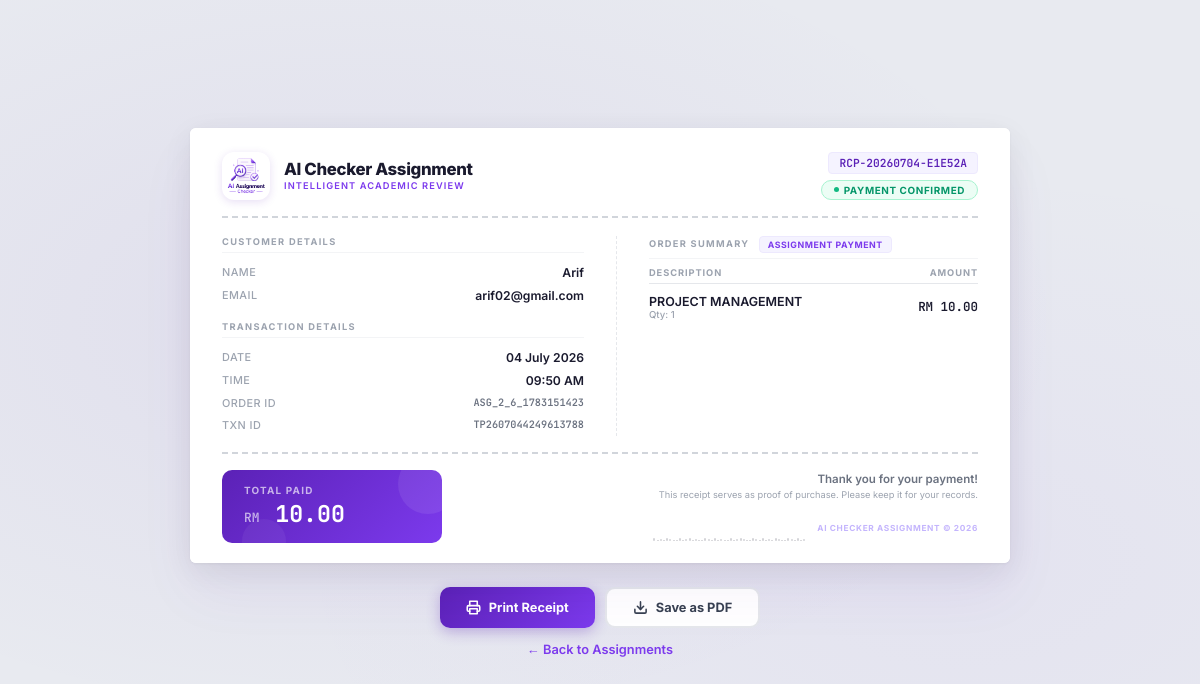
Screenshot of /view_receipt.php?id=12 (signed in) with the database file from the repository.
### tables this page shows
CREATE TABLE `payment_transactions` (
  `id` int(11) NOT NULL,
  `user_id` int(11) NOT NULL,
  `order_id` varchar(120) NOT NULL,
  `type` enum('plan','assignment') NOT NULL,
  `reference_id` int(11) NOT NULL,
  `item_name` varchar(255) DEFAULT '',
  `item_desc` varchar(500) DEFAULT '',
  `original_amount` decimal(10,2) NOT NULL DEFAULT 0.00,
  `discount_amount` decimal(10,2) NOT NULL DEFAULT 0.00,
  `final_amount` decimal(10,2) NOT NULL DEFAULT 0.00,
  `voucher_code` varchar(100) DEFAULT '',
  `toyyibpay_billcode` varchar(100) DEFAULT '',
  `status` enum('pending','paid','failed','expired') DEFAULT 'pending',
  `toyyibpay_transaction_id` varchar(255) DEFAULT '',
  `toyyibpay_payment_method` varchar(100) DEFAULT '',
  `paid_at` datetime DEFAULT NULL,
  `receipt_file` varchar(255) DEFAULT NULL,
  `created_at` datetime DEFAULT current_timestamp()
);

CREATE TABLE `users` (
  `user_id` int(20) NOT NULL,
  `name` varchar(100) NOT NULL,
  `email` varchar(100) NOT NULL,
  `password` varchar(200) NOT NULL,
  `user_type` enum('user','admin') NOT NULL DEFAULT 'user',
  `avatar` varchar(255) DEFAULT 'default.png',
  `created_at` timestamp NOT NULL DEFAULT current_timestamp(),
  `plan_id` int(11) DEFAULT NULL
);

### view_receipt.php (the view, shortened to what this page needs)
<?php
require_once 'config.php';
 $payment_id = isset($_GET['id']) ? (int) $_GET['id'] : 0;
 $stmt = $conn->prepare("SELECT * FROM payment_transactions WHERE id = ? LIMIT 1");
 $stmt->bind_param("i", $payment_id);
 $stmt->execute();
 $payment = $stmt->get_result()->fetch_assoc();
function is_valid_datetime($str) {
    $ts = strtotime($str);
    return ($ts !== false && $ts > 0);
}
 $rawDateForRcpt = is_valid_datetime($payment['paid_at']) ? $payment['paid_at']
                : (is_valid_datetime($payment['created_at']) ? $payment['created_at'] : 'now');
 $receiptNumber = 'RCP-' . date('Ymd', strtotime($rawDateForRcpt)) . '-' . strtoupper(substr(md5($payment['order_id'] . $payment['id']), 0, 6));
 $paidAt = null;
if (is_valid_datetime($payment['paid_at'])) {
    $paidAt = $payment['paid_at'];
} elseif (is_valid_datetime($payment['created_at'])) {
    $paidAt = $payment['created_at'];
} else {
    $paidAt = date('Y-m-d H:i:s');
}
 $paidDate = date('d F Y', strtotime($paidAt));
 $paidTime = date('h:i A', strtotime($paidAt));
 $uStmt = $conn->prepare("SELECT * FROM users WHERE user_id = ?");
 $uStmt->bind_param("i", $payment['user_id']);
 $uStmt->execute();
 $user = $uStmt->get_result()->fetch_assoc();
 $userName = 'User';
if ($user) {
    foreach (['name', 'fullname', 'full_name', 'display_name', 'username', 'first_name'] as $col) {
        if (!empty($user[$col])) { $userName = trim($user[$col]); break; }
    }
}
 $userEmail = $user['email'] ?? '';
 $originalAmount = floatval($payment['original_amount']);
 $finalAmount    = floatval($payment['final_amount']);
 $toyyibTxId  = $payment['toyyibpay_transaction_id'] ?? '—';
 $isPlanPayment = ($payment['type'] ?? '') === 'plan';
 $orderItem   = $payment['item_name'] ?: ($isPlanPayment ? 'Subscription Plan' : 'Assignment Review');
 $receiptCategory = $isPlanPayment ? 'Subscription Payment' : 'Assignment Payment';
 $receiptBrand    = $isPlanPayment ? 'AI Checker Subscription' : 'AI Checker Assignment';
 $backLink        = $isPlanPayment ? 'plan.php' : 'assignments.php';
?>
<!DOCTYPE html>
<html lang="en">
<head>
</head>
<body>
<div class="receipt-paper">
<div class="receipt-inner">
    <div class="rcpt-header">
        <div class="rcpt-header-left">
            <img src="image/logo.png" alt="<?php echo htmlspecialchars($receiptBrand); ?>" class="rcpt-logo" onerror="this.style.display='none'">
            <div>
                <div class="rcpt-brand"><?php echo htmlspecialchars($receiptBrand); ?></div>
                <div class="rcpt-brand-sub"><?php echo $isPlanPayment ? 'Subscription Confirmation' : 'Intelligent Academic Review'; ?></div>
            </div>
        </div>
        <div class="rcpt-header-right">
            <span class="rcpt-receipt-no"><?php echo htmlspecialchars($receiptNumber); ?></span>
            <span class="rcpt-status"><span class="dot"></span> Payment Confirmed</span>
        </div>
    </div>
    <div class="rcpt-body">
        <div class="rcpt-col-left">
            <div class="rcpt-section-title">Customer Details</div>
            <div class="rcpt-row">
                <span class="lbl">Name</span>
                <span class="val"><?php echo htmlspecialchars($userName); ?></span>
            </div>
            <div class="rcpt-row">
                <span class="lbl">Email</span>
                <span class="val"><?php echo htmlspecialchars($userEmail); ?></span>
            </div>
            <div class="rcpt-section-title" style="margin-top:14px;">Transaction Details</div>
            <div class="rcpt-row">
                <span class="lbl">Date</span>
                <span class="val"><?php echo $paidDate; ?></span>
            </div>
            <div class="rcpt-row">
                <span class="lbl">Time</span>
                <span class="val"><?php echo $paidTime; ?></span>
            </div>
            <div class="rcpt-row">
                <span class="lbl">Order ID</span>
                <span class="val mono"><?php echo htmlspecialchars($payment['order_id']); ?></span>
            </div>
            <div class="rcpt-row">
                <span class="lbl">Txn ID</span>
                <span class="val mono"><?php echo htmlspecialchars($toyyibTxId); ?></span>
            </div>
        </div>
        <div class="rcpt-col-right">
            <div class="rcpt-section-title">Order Summary <span class="rcpt-category-badge"><?php echo htmlspecialchars($receiptCategory); ?></span></div>
            <div class="rcpt-line-header">
                <span>Description</span>
                <span>Amount</span>
            </div>
            <div class="rcpt-line-row">
                <div>
                    <div class="item-name"><?php echo htmlspecialchars($orderItem); ?></div>
                    <div class="item-qty">Qty: 1</div>
                </div>
                <div class="item-price">RM <?php echo number_format($originalAmount, 2); ?></div>
            </div>
        </div>
    </div>
    <div class="rcpt-bottom">
        <div class="rcpt-total-section">
            <span class="rcpt-total-label">Total Paid</span>
            <span class="rcpt-total-amount"><span class="currency">RM</span> <?php echo number_format($finalAmount, 2); ?></span>
        </div>
        <div class="rcpt-footer">
            <div>
                <div class="rcpt-footer-msg">Thank you for your payment!</div>
                <div class="rcpt-footer-sub">This receipt serves as proof of purchase. Please keep it for your records.</div>
            </div>
            <div class="rcpt-footer-bottom">
                <div class="rcpt-barcode">
                    <?php
                    $barcodePattern = [3,1,2,1,3,2,1,1,3,1,2,3,1,2,1,1,3,2,1,3,1,2,1,1,3,1,2,3,2,1,1,3,2,1,3,1,2,1,3,2,1,1,3,2,1,3,1,2];
                    foreach ($barcodePattern as $h) {
                        echo '<span style="height:' . $h . 'px"></span>';
                    }
                    ?>
                </div>
                <div class="rcpt-footer-brand"><?php echo htmlspecialchars($receiptBrand); ?> &copy; <?php echo date('Y'); ?></div>
            </div>
        </div>
    </div>
</div>
</div>
<div class="no-print">
    <button class="btn-print" onclick="window.print()">
        <svg viewBox="0 0 24 24" fill="none" stroke="currentColor" stroke-width="2.5" stroke-linecap="round" stroke-linejoin="round"><polyline points="6 9 6 2 18 2 18 9"/><path d="M6 18H4a2 2 0 0 1-2-2v-5a2 2 0 0 1 2-2h16a2 2 0 0 1 2 2v5a2 2 0 0 1-2 2h-2"/><rect x="6" y="14" width="12" height="8"/></svg>
        Print Receipt
    </button>
    <button class="btn-download" onclick="window.print()">
        <svg viewBox="0 0 24 24" fill="none" stroke="currentColor" stroke-width="2.5" stroke-linecap="round" stroke-linejoin="round"><path d="M21 15v4a2 2 0 0 1-2 2H5a2 2 0 0 1-2-2v-4"/><polyline points="7 10 12 15 17 10"/><line x1="12" y1="15" x2="12" y2="3"/></svg>
        Save as PDF
    </button>
</div>
<div class="no-print" style="margin-top:14px;">
    <a href="<?php echo htmlspecialchars($backLink); ?>" style="font-size:0.8rem;color:#7c3aed;text-decoration:none;font-weight:600;">
        &larr; <?php echo $isPlanPayment ? 'Back to Plans' : 'Back to Assignments'; ?>
    </a>
</div>
</body>
</html>

### rows the page displays
payment_transactions: type "AI Checker Assignment", receiptNumber "RCP-20260704-E1E52A", paid_at "04 July 2026", paid_at "09:50 AM", order "ASG_2_6_1783151423", toyyibpay_transaction "TP2607044249613788", type "ASSIGNMENT PAYMENT", item_name "PROJECT MANAGEMENT", original_amount "10.00", final_amount "10.00", type "AI CHECKER ASSIGNMENT"
users: name "Arif", email "arif02@gmail.com"
